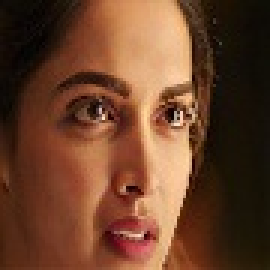
#> input picture dataset/datacleaning/train/focused/image0002210.jpg, 90 x 90 px (shown 3 times larger)
$ python dataVisualisation.py
#> lines starting #> are read from the running program, lines starting #| are printed output that depends on the picture
import os
import random
import cv2
import matplotlib.pyplot as plt
import matplotlib.image as mpimg

# Defining the parent directory containing subdirectories with class images
parent_directory = 'dataset/datacleaning/train'

# Getting the list of subdirectories (classes)
subdirectories = [d for d in os.listdir(parent_directory) if os.path.isdir(os.path.join(parent_directory, d))]

# Class Distribution (Bar Graph)
class_counts = [len(os.listdir(os.path.join(parent_directory, sub))) for sub in subdirectories]
class_labels = [sub for sub in subdirectories]

plt.figure(figsize=(8, 8))
plt.bar(class_labels, class_counts)
plt.xticks(rotation=45, ha="right")
plt.title('Class Distribution')
plt.xlabel('Classes')
plt.ylabel('Number of Images')

# Generating 5*5 grid with random sample images and generating intensity distribution of the same images in RGB channels
# Initialize Matplotlib for the image grid
fig1, axes1 = plt.subplots(5, 5, figsize=(8.5, 11), constrained_layout=True)  # Standard letter-sized page

# Initialize Matplotlib for the histogram grid
fig2, axes2 = plt.subplots(5, 5, figsize=(20, 25), constrained_layout=True)  # Standard letter-sized page

# Randomly select and display 25 images from different classes simultaneously plot intensity graph
for i in range(5):
    for j in range(5):
        # Randomly selecting a class for Sample Images
        random_subdirectory = random.choice(subdirectories)

        # Getting the list of image files in the selected class
        image_files = os.listdir(os.path.join(parent_directory, random_subdirectory))

        # Randomly selecting an image from the class
        random_image = random.choice(image_files)

        # Loading and displaying the selected image in pixels
        image_path = os.path.join(parent_directory, random_subdirectory, random_image)
        image = mpimg.imread(image_path)
#> image is the input picture: shape (90, 90, 3); mean R, G, B 106.6, 65.8, 42.8

        if image is not None:
            # [Separate the image into 3 channels (B, G, and R)]
            bgr_planes = cv2.split(image)

            # Compute the histograms for each channel
            hist_b = cv2.calcHist(bgr_planes, [0], None, [256], (0, 256), accumulate=False)
#> hist_b = 256 values, max 163 at index 22, min 0 at index 0, mean 31.64
            hist_g = cv2.calcHist(bgr_planes, [1], None, [256], (0, 256), accumulate=False)
#> hist_g = 256 values, max 224 at index 15, min 0 at index 210, mean 31.64
            hist_r = cv2.calcHist(bgr_planes, [2], None, [256], (0, 256), accumulate=False)
#> hist_r = 256 values, max 422 at index 6, min 0 at index 162, mean 31.64

            # Normalize the histograms
            cv2.normalize(hist_b, hist_b, 0, 1, cv2.NORM_MINMAX)
            cv2.normalize(hist_g, hist_g, 0, 1, cv2.NORM_MINMAX)
            cv2.normalize(hist_r, hist_r, 0, 1, cv2.NORM_MINMAX)

            # Plot histogram
            axes2[i, j].plot(hist_b, color='blue')
            axes2[i, j].plot(hist_g, color='green')
            axes2[i, j].plot(hist_r, color='red')

            # Set labels and grid
            axes2[i, j].set_title(f'{random_subdirectory}')
            axes2[i, j].set_xlabel('Pixel Intensity')
            axes2[i, j].set_ylabel('Frequency')
            axes2[i, j].grid(True, which='both', linestyle='--', linewidth=0.5)

        # plot the selected random image
        axes1[i, j].imshow(image)
        axes1[i, j].set_title(f'{random_subdirectory}')
        axes1[i, j].axis('off')

# Show the histogram
plt.show()
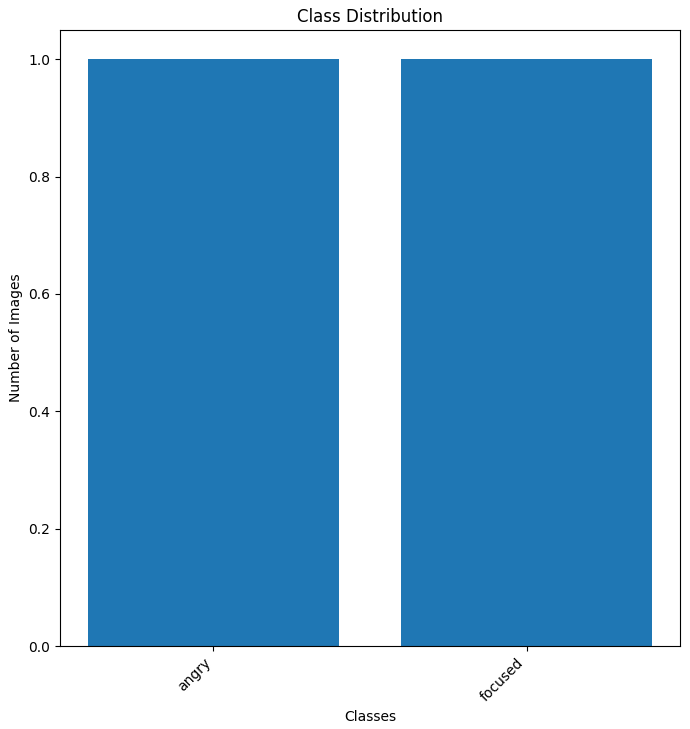
#> figure drawn by matplotlib, 1 panel
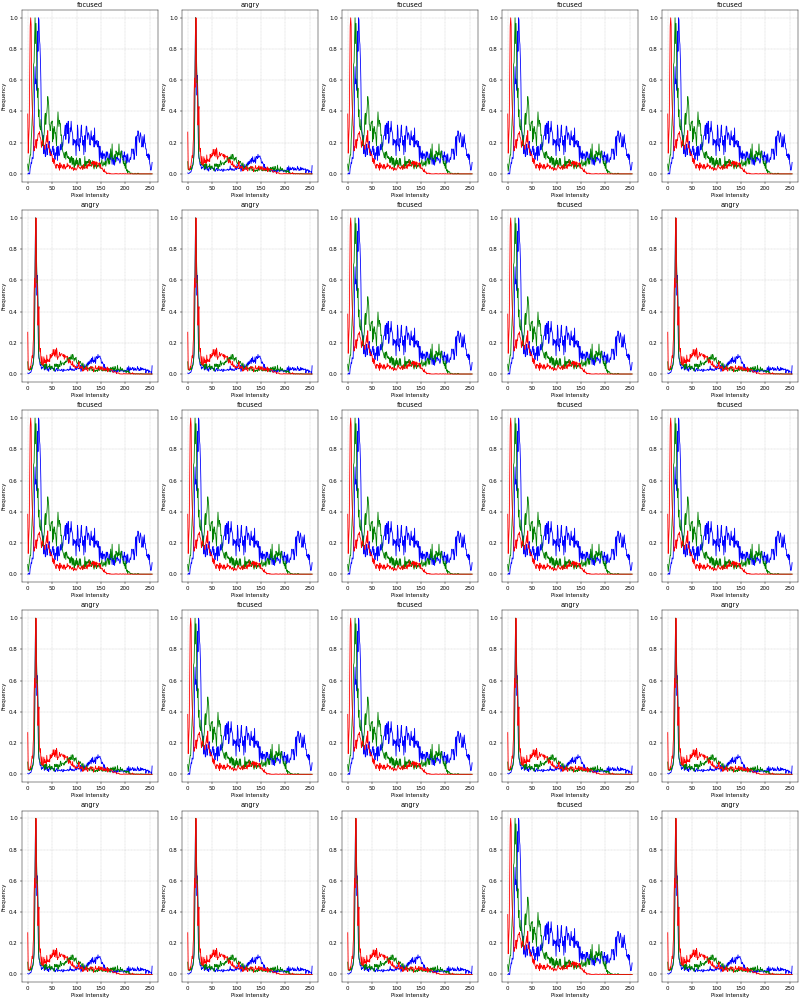
#> figure drawn by matplotlib, 25 panels; panel 1: curve peaks at x = 22, y = 1; panel 1: curve peaks at x = 15, y = 1; panel 1: curve peaks at x = 6, y = 1; panel 2: curve peaks at x = 16, y = 1
